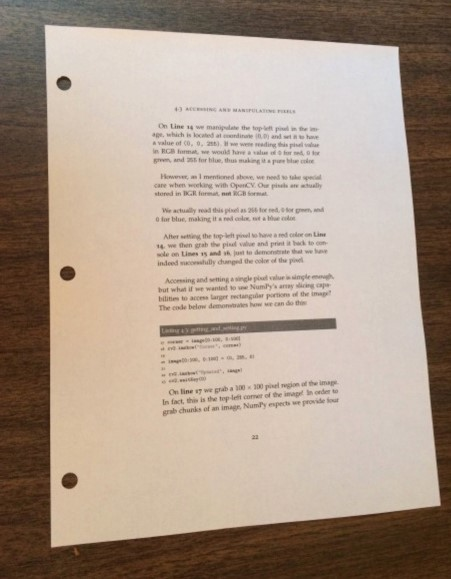
#> input picture page-scanned.jpg, 451 x 579 px, given in place of image.jpg, which was not available
$ jupyter execute --allow-errors 206_Project.ipynb   (text cells are left out)
#> lines starting #> are read from the running program, lines starting #| are printed output that depends on the picture; after the words box and inside, x2 and y2 are one past the last pixel; in counts of white or black regions, pixels touching at a corner belong together; pictures that were not available may be replaced by others from this repository, and a replacement may not be noted
[cell 1]
import os
import cv2
import imutils
import numpy as np
import matplotlib.pyplot as plt
from pylab import array, plot, show, axis, arange, figure, uint8

[cell 2]
#@markdown <h3> 🖼️ เลือกรูปภาพ Choose An Image</h3>
#@markdown <small>สามารถเลือกภาพตัวอย่างหรือจะอัพโหลดภาพของคุณ Pick the preset image or upload your own image</small>
#@title
from google.colab import files
from IPython.display import HTML

image = '\uD83E\uDDFE receipt' #@param ['🗏 page', '🧾 receipt', '📤 upload your image']

image = ' '.join(image.split(' ')[1:])
onedrive_dataset = None

image_url = {
  'page': 'https://tuipied-my.sharepoint.com/:i:/g/personal/sarung_staff_tu_ac_th/EYrbOpH-4KxKh92HODIIu14BtZ-2t7tPW2BAqpK9cpCPwA?download=1',
  'receipt': 'https://tuipied-my.sharepoint.com/:i:/g/personal/sarung_staff_tu_ac_th/Eas6Z4A_v0JBr8r-AEgh8VQBeOoOWC2tdZtEPc_CJ3RPNw?download=1',
}

if image == 'upload your image': onedrive_dataset = ':images_upload:'
elif image in image_url:  onedrive_dataset = image_url[image]
if onedrive_dataset == None: raise Exception('Cannot select image')

preupload_datasets = None
if onedrive_dataset == ':images_upload:':
  display(HTML('<h3>Select your image</h3>'))
  dir = os.getcwd()
  uploaded = files.upload()
  preupload_datasets = [os.path.join(dir, f) for f in uploaded.keys()]
  image_fn = preupload_datasets[0]
else:
  get_ipython().system_raw('wget -O image.jpg ' + onedrive_dataset)
  image_fn = 'image.jpg'

im = cv2.imread(image_fn)
#> im is the input picture: shape (579, 451, 3); mean B, G, R 138.7, 153.7, 171.6
plt.figure(figsize=(5, 5))
#> (this line was passed over: IPython is not available in this run)
plt.title('Original Image',fontsize=16)
#> (this line was passed over: IPython is not available in this run)
plt.imshow(cv2.cvtColor(im, cv2.COLOR_BGR2RGB))
#> (this line was passed over: IPython is not available in this run)
plt.axis("off")
#> (this line was passed over: IPython is not available in this run)
plt.show()

[cell 3]
#@title
img = im.copy()
gray = cv2.cvtColor(img, cv2.COLOR_BGR2GRAY)
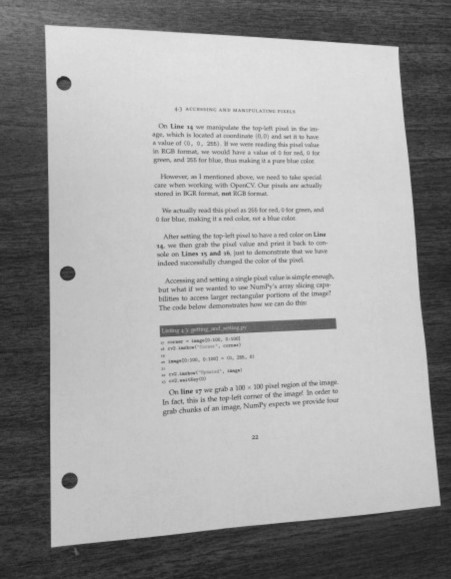
#> gray: shape (579, 451); min 27, max 230, mean 157.4
img_blur = cv2.GaussianBlur(gray, (3, 3), 0)
edge = cv2.Canny(img_blur , 30, 250)
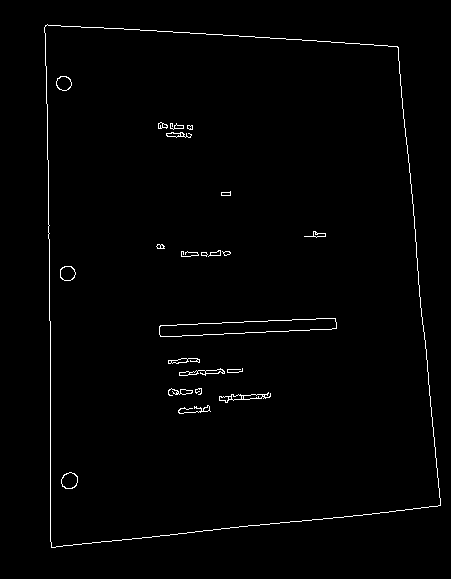
#> edge: shape (579, 451); 1.2% white in thin lines or dots, all inside (x1, y1, x2, y2) = (44, 24, 441, 548)

plt.figure(figsize=(7.5, 10))
#> (this line was passed over: IPython is not available in this run)
#> (the rest of this cell did not finish here and is left out)

[cell 4]
#@title
contours = cv2.findContours(edge.copy(), cv2.RETR_LIST, cv2.CHAIN_APPROX_SIMPLE)
#> contours = 58 contours, 22 with area under 20; largest, box (x1, y1, x2, y2) and area: (44, 24, 441, 548) 182077, (44, 24, 441, 548) 182074, (159, 318, 337, 337) 1939, (159, 318, 337, 337) 1936, (61, 472, 78, 489) 207
contours = imutils.grab_contours(contours)
contours = sorted(contours, key=cv2.contourArea, reverse=True)[:1]
#> contours = 1 contour; box (x1, y1, x2, y2) and area: (44, 24, 441, 548) 182077

for c in contours:
  peri = cv2.arcLength(c, True)
  approx = cv2.approxPolyDP(c, 0.02 * peri, True)

  if len(approx) == 4:
    screenCnt = approx
    break
#> this loop made 1 pass
#> (peri, screenCnt) on pass 1: (1771.7, [[45, 25], [51, 547], [440, 505], [398, 47]])

contour = cv2.drawContours(img, [screenCnt], -1, (0, 0, 255), thickness = 2)
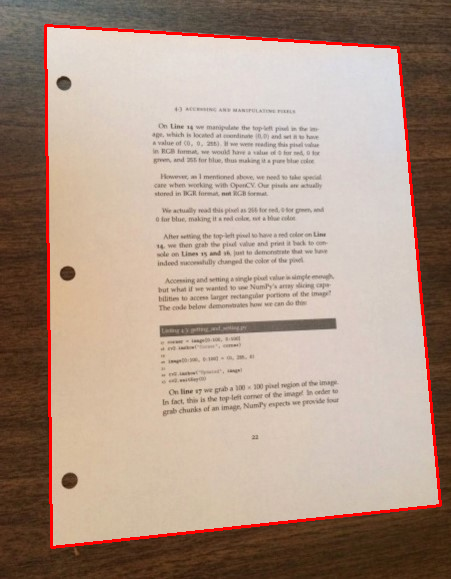
#> contour: shape (579, 451, 3); mean B, G, R 136.5, 151.1, 173.7

plt.figure(figsize=(5, 5))
#> (this line was passed over: IPython is not available in this run)
plt.title('Contours', fontsize = 16)
#> (this line was passed over: IPython is not available in this run)
plt.imshow(cv2.cvtColor(contour, cv2.COLOR_BGR2RGB))
plt.axis("off")
plt.show()
